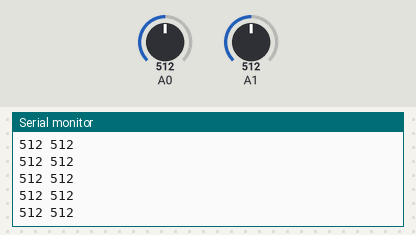
The sketch below on a simulated Arduino Uno, built with avr-gcc and run on an emulated ATmega328P. Parts: the last lines printed to the serial monitor. The test bench sets the inputs (shaded band); at power-on: A0 = 512, A1 = 512. No radio packets arrive unless stated.

Above: at 1.2 s.
1.3 s: A0 set to 530
At 1.32 s:
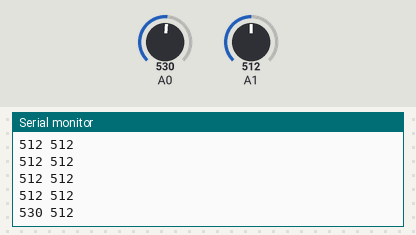
2.8 s: A1 set to 530
At 2.83 s:
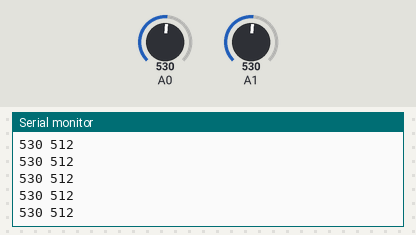
4.3 s: A0 set to 511
At 4.35 s:
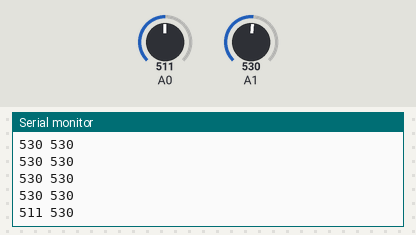
5.8 s: A1 set to 511
At 5.87 s:
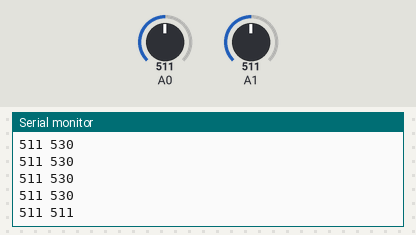
Timing chart, 0 to 8.3 s (numbered marks = the images above; inputs shaded):
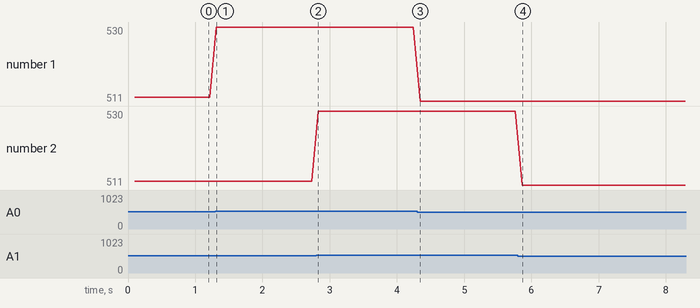

The sketch:

control_rf.ino
```cpp
#include <RH_ASK.h>
#include <SPI.h>

RH_ASK driver;

int periodo = 100;  //cada cuanto manda datos
unsigned long TiempoAhora = 0;

int motorSpeedA = 0;
int motorSpeedB = 0;
int sentido = 0;    // 1 <- adelante -1 <- atras

struct Message {
  int16_t motorSpeedA;
  int16_t motorSpeedB;
  uint8_t weaponSpeed;
}message;

void setup() {
  Serial.begin(115200);    // Debugging only
  if (!driver.init()) {
    Serial.println("init failed");
  }
}

void loop() {

  int xAxis = analogRead(A1); // Read Joysticks X-axis
  int yAxis = analogRead(A0); // Read Joysticks Y-axis

  sendMessage();

  if (yAxis < 500) {
    //ruedas girando hacia atras
    sentido = -1;
    motorSpeedA = map(yAxis, 500, 0, 0, 255);
    motorSpeedB = map(yAxis, 500, 0, 0, 255);
  }
  else if (yAxis > 520) {
    //ruedas girando hacia adelante
    sentido = 1;
    motorSpeedA = map(yAxis, 520, 1023, 0, 255);
    motorSpeedB = map(yAxis, 520, 1023, 0, 255);
  }
  else {
    sentido = 0;
    motorSpeedA = 0;
    motorSpeedB = 0;
  }

  if (xAxis < 500) {
    int xMapped = map(xAxis, 500, 0, 0, 255);
    motorSpeedA = motorSpeedA - xMapped;
    motorSpeedB = motorSpeedB + xMapped;

    // Confine the range from 0 to 255
    if (motorSpeedA < 0) {
      motorSpeedA = 0;
    }
    if (motorSpeedB > 255) {
      motorSpeedB = 255;
    }
  }

  if (xAxis > 520) {
    // Convert the increasing X-axis readings from 550 to 1023 into 0 to 255 value
    int xMapped = map(xAxis, 520, 1023, 0, 255);

    // Move right - decrease right motor speed, increase left motor speed
    motorSpeedA = motorSpeedA + xMapped;
    motorSpeedB = motorSpeedB - xMapped;

    // Confine the range from 0 to 255
    if (motorSpeedA > 255) {
      motorSpeedA = 255;
    }
    if (motorSpeedB < 0) {
      motorSpeedB = 0;
    }
  }
}
void sendMessage() {
  if (millis() > TiempoAhora + periodo) {
    TiempoAhora = millis();
    message.motorSpeedA = motorSpeedA * sentido;
    message.motorSpeedB = motorSpeedB * sentido;

    Serial.print(analogRead(A0));
    Serial.print(' ');
    Serial.print(analogRead(A1));
    Serial.println();

    driver.send(((const uint8_t *)&message), sizeof(message));
    driver.waitPacketSent();
  }

}
```

Measured:
- after the input at 1.3 s, the serial monitor: prints a new line at once (image 1)
- after the input at 4.3 s, the serial monitor: prints a new line after 0.05 s (image 3)
- after the input at 5.8 s, the serial monitor: prints a new line after 0.06 s (image 4)
- plotted number 1: 512 → 530 after the input at 1.3 s, 530 → 511 after the input at 4.3 s
